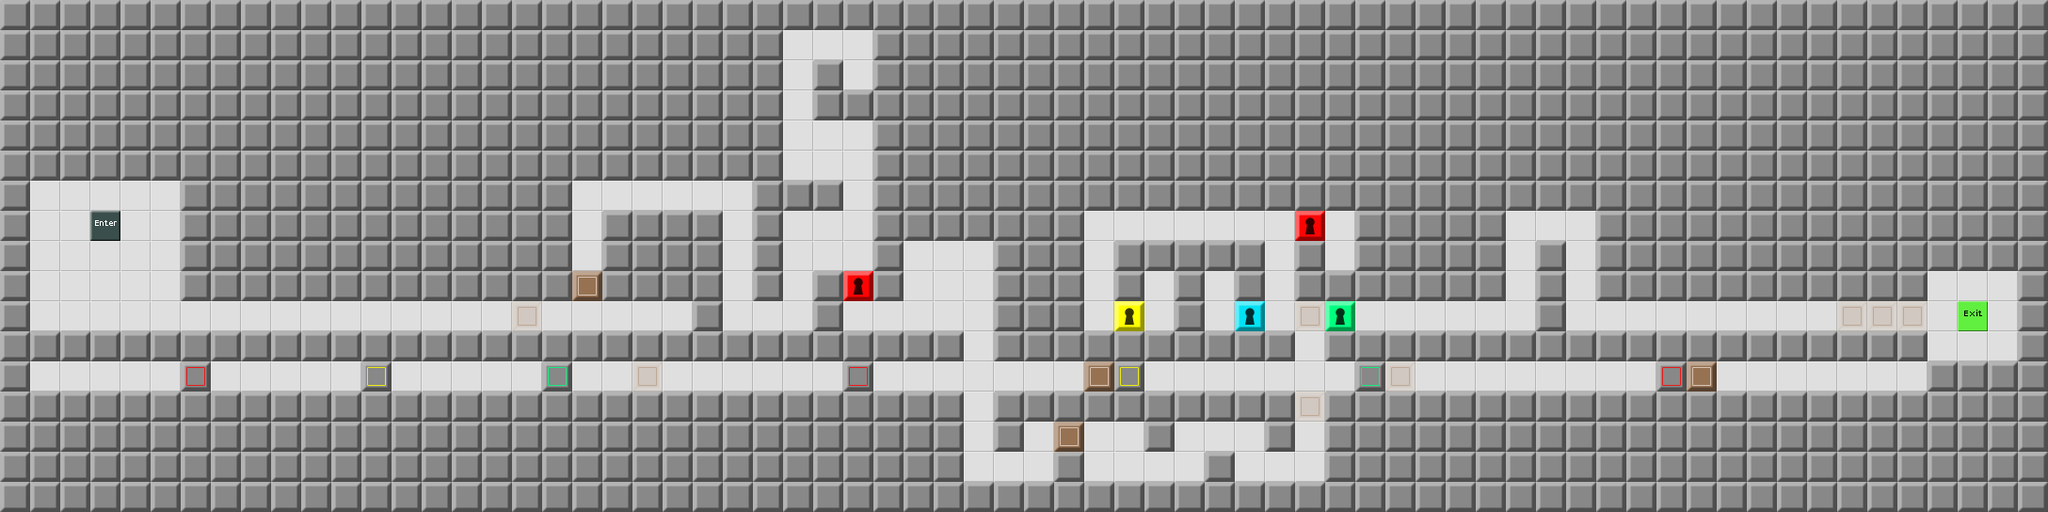

Tiled map render using the project's own tile images. Description and the map definition, with tile-layer contents summarised, below:
An orthogonal 68x17 tile map with 32x32 px tiles, 1 tile layer (Map) and 22 objects.

<map version="1.0" orientation="orthogonal" width="68" height="17" tilewidth="32" tileheight="32">
 <tileset firstgid="1" source="devgraphics.tsx" />
 <layer name="Map" width="68" height="17">
  <data>[1156 cells, 1156 non-empty, 13 distinct tile ids]</data>
 </layer>
 <objectgroup name="Enemies" width="68" height="17">
  <object gid="9" x="64" y="416">
   <properties>
    <property name="direction" value="left" />
   </properties>
  </object>
 </objectgroup>
 <objectgroup name="Items" width="68" height="17">
  <object gid="8" x="96" y="320">
   <properties>
    <property name="Text" value="This ball is stuck. Let's help it move along. Maybe something good will happen." />
   </properties>
  </object>
  <object gid="16" x="192" y="352" />
  <object gid="28" x="384" y="352" />
  <object gid="40" x="576" y="352" />
  <object gid="52" x="704" y="416" />
  <object gid="16" x="896" y="352" />
  <object gid="8" x="800" y="352">
   <properties>
    <property name="Text" value="See? You and this ball are best friends." />
   </properties>
  </object>
  <object gid="22" x="896" y="96" />
  <object gid="28" x="1184" y="480" />
  <object gid="51" x="1216" y="416" />
  <object gid="40" x="1440" y="352" />
  <object gid="4" x="1408" y="288" />
  <object gid="22" x="1280" y="320" />
  <object gid="34" x="1152" y="352" />
  <object gid="46" x="1216" y="320" />
  <object gid="52" x="1536" y="416" />
  <object gid="16" x="1760" y="352" />
  <object gid="26" x="1856" y="352">
   <properties>
    <property name="callback" value="quickCorrupt" />
    <property name="destroyOnUse" value="true" />
   </properties>
  </object>
  <object gid="51" x="1888" y="416" />
  <object gid="8" x="1696" y="352">
   <properties>
    <property name="Text" value="Hallway temporarily off limits. Please come back later." />
   </properties>
  </object>
  <object gid="8" x="1344" y="256">
   <properties>
    <property name="Text" value="You are now blinking and breathing manually.\n\n:)" />
   </properties>
  </object>
 </objectgroup>
 <objectgroup name="Tools" width="68" height="17" />
 <objectgroup name="Parameters" width="68" height="17">
  <properties>
   <property name="time" value="460" />
   <property name="wrapAround" value="false" />
  </properties>
 </objectgroup>
</map>
